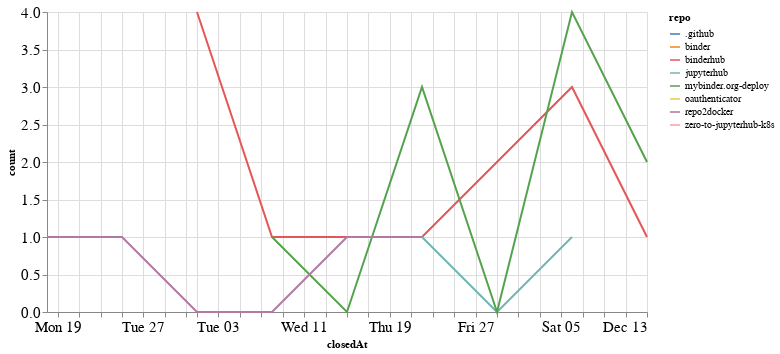

Notebook cell for this chart:
### Code cell
closed_by_time = closed_by.groupby('repo').resample('W', on='closedAt').count()['author'].reset_index()
closed_by_time = closed_by_time.rename(columns={'author': 'count'})

alt.Chart(closed_by_time, width=600).mark_line().encode(
    x='closedAt',
    y='count',
    color='repo',
    tooltip="repo"
)

### Figure 1 — Vega-Lite specification as saved in the notebook (floating-point values rounded to 4 significant figures)
{"config": {"axisLeft": {"labelFontSize": 15}, "axisBottom": {"labelFontSize": 15}}, "data": {"name": "data-8299deb46106e62250da133c9a865f89"}, "mark": "line", "encoding": {"color": {"type": "nominal", "field": "repo"}, "tooltip": {"type": "nominal", "field": "repo"}, "x": {"type": "temporal", "field": "closedAt"}, "y": {"type": "quantitative", "field": "count"}}, "width": 600, "$schema": "https://vega.github.io/schema/vega-lite/v4.8.1.json", "datasets": {"data-8299deb46106e62250da133c9a865f89": [{"repo": ".github", "closedAt": "2020-12-06T00:00:00", "count": 1}, {"repo": "binder", "closedAt": "2020-11-15T00:00:00", "count": 1}, {"repo": "binderhub", "closedAt": "2020-11-01T00:00:00", "count": 4}, {"repo": "binderhub", "closedAt": "2020-11-08T00:00:00", "count": 1}, {"repo": "binderhub", "closedAt": "2020-11-15T00:00:00", "count": 1}, {"repo": "binderhub", "closedAt": "2020-11-22T00:00:00", "count": 1}, {"repo": "binderhub", "closedAt": "2020-11-29T00:00:00", "count": 2}, {"repo": "binderhub", "closedAt": "2020-12-06T00:00:00", "count": 3}, {"repo": "binderhub", "closedAt": "2020-12-13T00:00:00", "count": 1}, {"repo": "jupyterhub", "closedAt": "2020-11-22T00:00:00", "count": 1}, {"repo": "jupyterhub", "closedAt": "2020-11-29T00:00:00", "count": 0}, {"repo": "jupyterhub", "closedAt": "2020-12-06T00:00:00", "count": 1}, {"repo": "mybinder.org-deploy", "closedAt": "2020-11-08T00:00:00", "count": 1}, {"repo": "mybinder.org-deploy", "closedAt": "2020-11-15T00:00:00", "count": 0}, {"repo": "mybinder.org-deploy", "closedAt": "2020-11-22T00:00:00", "count": 3}, {"repo": "mybinder.org-deploy", "closedAt": "2020-11-29T00:00:00", "count": 0}, {"repo": "mybinder.org-deploy", "closedAt": "2020-12-06T00:00:00", "count": 4}, {"repo": "mybinder.org-deploy", "closedAt": "2020-12-13T00:00:00", "count": 2}, {"repo": "oauthenticator", "closedAt": "2020-11-22T00:00:00", "count": 1}, {"repo": "repo2docker", "closedAt": "2020-10-18T00:00:00", "count": 1}, {"repo": "repo2docker", "closedAt": "2020-10-25T00:00:00", "count": 1}, {"repo": "repo2docker", "closedAt": "2020-11-01T00:00:00", "count": 0}, {"repo": "repo2docker", "closedAt": "2020-11-08T00:00:00", "count": 0}, {"repo": "repo2docker", "closedAt": "2020-11-15T00:00:00", "count": 1}, {"repo": "repo2docker", "closedAt": "2020-11-22T00:00:00", "count": 1}, {"repo": "zero-to-jupyterhub-k8s", "closedAt": "2020-10-18T00:00:00", "count": 1}]}}
